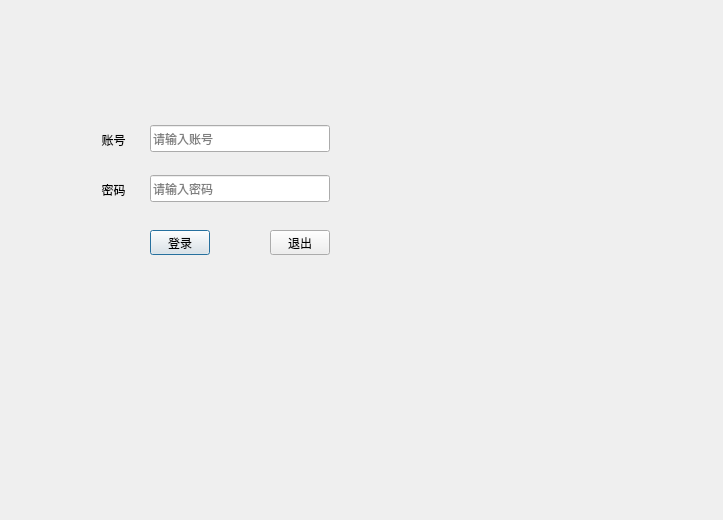
<?xml version="1.0" encoding="UTF-8"?>
<ui version="4.0">
 <class>LoginDialog</class>
 <widget class="QDialog" name="LoginDialog">
  <property name="geometry">
   <rect>
    <x>0</x>
    <y>0</y>
    <width>723</width>
    <height>520</height>
   </rect>
  </property>
  <property name="windowTitle">
   <string>Dialog</string>
  </property>
  <widget class="QLabel" name="label">
   <property name="geometry">
    <rect>
     <x>90</x>
     <y>130</y>
     <width>47</width>
     <height>19</height>
    </rect>
   </property>
   <property name="text">
    <string>账号</string>
   </property>
   <property name="alignment">
    <set>Qt::AlignCenter</set>
   </property>
  </widget>
  <widget class="QLabel" name="label_2">
   <property name="geometry">
    <rect>
     <x>90</x>
     <y>180</y>
     <width>47</width>
     <height>19</height>
    </rect>
   </property>
   <property name="text">
    <string>密码</string>
   </property>
   <property name="alignment">
    <set>Qt::AlignCenter</set>
   </property>
  </widget>
  <widget class="QLineEdit" name="usrLineEdit">
   <property name="geometry">
    <rect>
     <x>150</x>
     <y>125</y>
     <width>180</width>
     <height>27</height>
    </rect>
   </property>
   <property name="echoMode">
    <enum>QLineEdit::Normal</enum>
   </property>
   <property name="placeholderText">
    <string>请输入账号</string>
   </property>
  </widget>
  <widget class="QLineEdit" name="pwdLineEdit">
   <property name="geometry">
    <rect>
     <x>150</x>
     <y>175</y>
     <width>180</width>
     <height>27</height>
    </rect>
   </property>
   <property name="echoMode">
    <enum>QLineEdit::Password</enum>
   </property>
   <property name="placeholderText">
    <string>请输入密码</string>
   </property>
  </widget>
  <widget class="QPushButton" name="loginBtn">
   <property name="geometry">
    <rect>
     <x>150</x>
     <y>230</y>
     <width>60</width>
     <height>25</height>
    </rect>
   </property>
   <property name="text">
    <string>登录</string>
   </property>
  </widget>
  <widget class="QPushButton" name="exitBtn">
   <property name="geometry">
    <rect>
     <x>270</x>
     <y>230</y>
     <width>60</width>
     <height>25</height>
    </rect>
   </property>
   <property name="text">
    <string>退出</string>
   </property>
  </widget>
 </widget>
 <resources/>
 <connections>
  <connection>
   <sender>exitBtn</sender>
   <signal>clicked()</signal>
   <receiver>LoginDialog</receiver>
   <slot>close()</slot>
   <hints>
    <hint type="sourcelabel">
     <x>309</x>
     <y>249</y>
    </hint>
    <hint type="destinationlabel">
     <x>463</x>
     <y>312</y>
    </hint>
   </hints>
  </connection>
 </connections>
</ui>
